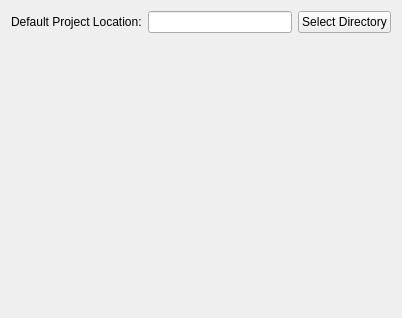
<?xml version="1.0" encoding="UTF-8"?>
<ui version="4.0">
 <class>ProjectPreferences</class>
 <widget class="QWidget" name="ProjectPreferences">
  <property name="geometry">
   <rect>
    <x>0</x>
    <y>0</y>
    <width>402</width>
    <height>318</height>
   </rect>
  </property>
  <property name="windowTitle">
   <string>Form</string>
  </property>
  <layout class="QFormLayout" name="formLayout">
   <item row="0" column="0">
    <widget class="QLabel" name="defaultProjectLocationLabel">
     <property name="text">
      <string>Default Project Location:</string>
     </property>
    </widget>
   </item>
   <item row="0" column="1">
    <layout class="QHBoxLayout" name="defaultProjectLocationLayout">
     <item>
      <widget class="QLineEdit" name="defaultProjectLocationEdit"/>
     </item>
     <item>
      <widget class="QPushButton" name="selectDefaultProjectLocationButton">
       <property name="text">
        <string>Select Directory</string>
       </property>
      </widget>
     </item>
    </layout>
   </item>
  </layout>
 </widget>
 <resources/>
 <connections>
  <connection>
   <sender>selectDefaultProjectLocationButton</sender>
   <signal>pressed()</signal>
   <receiver>ProjectPreferences</receiver>
   <slot>selectDefaultProjectLocation()</slot>
   <hints>
    <hint type="sourcelabel">
     <x>363</x>
     <y>17</y>
    </hint>
    <hint type="destinationlabel">
     <x>589</x>
     <y>27</y>
    </hint>
   </hints>
  </connection>
 </connections>
 <slots>
  <slot>selectDefaultProjectLocation()</slot>
 </slots>
</ui>
